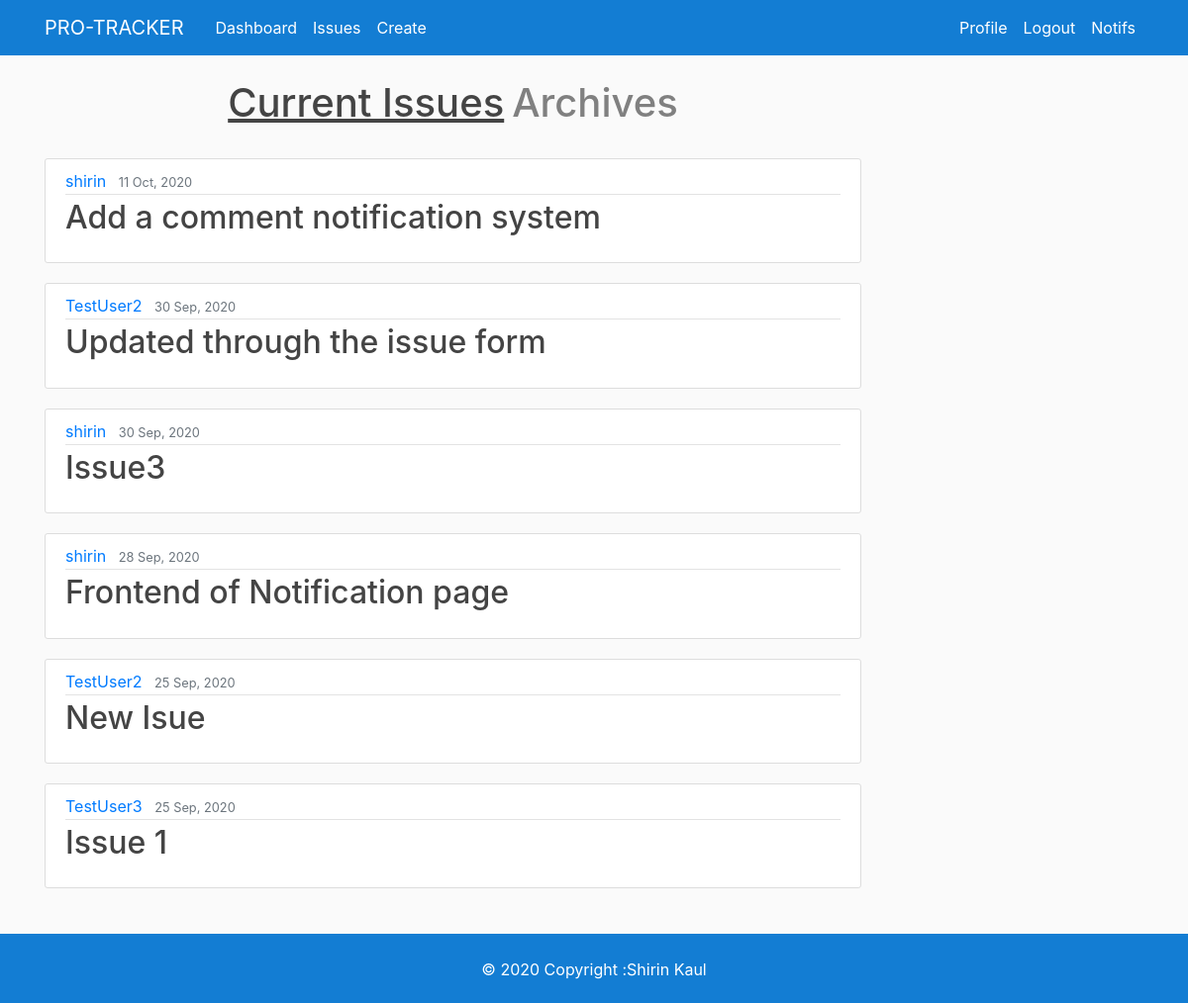
The page /issue/ (signed in) on the database its author committed.
### issue/models.py (models this page shows, shortened)
class Issue(models.Model):
    PRIORITY_CHOICES= (
        ('high','high'),
        ('medium','medium'),
        ('low', 'low')
    )
    title=models.CharField(max_length=100)
    content=RichTextUploadingField(verbose_name='Body',null=True,blank=True)
    date_created=models.DateTimeField(default=timezone.now)
    priority=models.CharField(max_length=30, choices=PRIORITY_CHOICES)
    author = models.ManyToManyField(User)
    completed = models.BooleanField(default=False)
    def body_summary(self):
        return markdownify(self.content[:200] + "...")

### issue/views.py (the view)
# urls.py: path('', views.IssueListView.as_view(), name='issue-home'),
class IssueListView(ListView):
    model = Issue
    template_name='issue/home.html'
    context_object_name='posts'
    paginate_by=6
    def get_queryset(self):
        return Issue.objects.filter(completed=False).order_by('-id')

### issue/templates/issue/home.html (shortened to what this page needs)
{% extends "issue/base.html" %}
{% block content %}
  <div class="col-md-9">
    {% if posts.first.completed %}
      <h1 style="display:inline-block;"class="d-flex justify-content-center">
        <a style="color:grey;"href="{% url 'issue-home' %}" class="mr-2">   Current Issues</a>
        <u>Archives</u>
      </h1>
      <br>
    {% else %}
      <h1 style="display:inline-block;"class="d-flex justify-content-center">
        <u>Current Issues</u>
        <a style="color:grey;"href="{% url 'issue-archive' %}" class="ml-2">   Archives</a>
      </h1>
      <br>
    {%endif%}
    {% for post in posts %}
      <article class="media content-section">
          <div class="media-body">
            <div class="article-metadata">
              <a class="mr-2" href="{% url 'user-issues' post.author.first.username %}">{{ post.author.first }}</a>
              <small class="text-muted">{{ post.date_created|date:"j M, Y"}}</small>
            </div>
            <h2><a class="article-title" href="{% url 'issue-detail' post.id %}">{{ post.title }}</a></h2>
          </div>
      </article>
    {%endfor%}
    <br>
    <br>
    <br>
    <br>
  </div>
{% endblock content %}

### issue/static/issue/main.css (style rules this page uses)
body { background: #fafafa; color: #333333; margin-top: 5rem; }
h1, h2, h3, h4, h5, h6 { color: #444444; }
.content-section { background: #ffffff; padding: 10px 20px; border: 1px solid #dddddd; border-radius: 3px; margin-bottom: 20px; }
.article-title { color: #444444; }
.article-metadata { padding-bottom: 1px; margin-bottom: 4px; border-bottom: 1px solid #e3e3e3 }

### rows shown on the page
Issue: author.first "shirin", date_created "11 Oct, 2020", title "Add a comment notification system"
Issue: author.first "TestUser2", date_created "30 Sep, 2020", title "Updated through the issue form"
Issue: author.first "shirin", date_created "30 Sep, 2020", title "Issue3"
Issue: author.first "shirin", date_created "28 Sep, 2020", title "Frontend of Notification page"
Issue: author.first "TestUser2", date_created "25 Sep, 2020", title "New Isue"
Issue: author.first "TestUser3", date_created "25 Sep, 2020", title "Issue 1"
